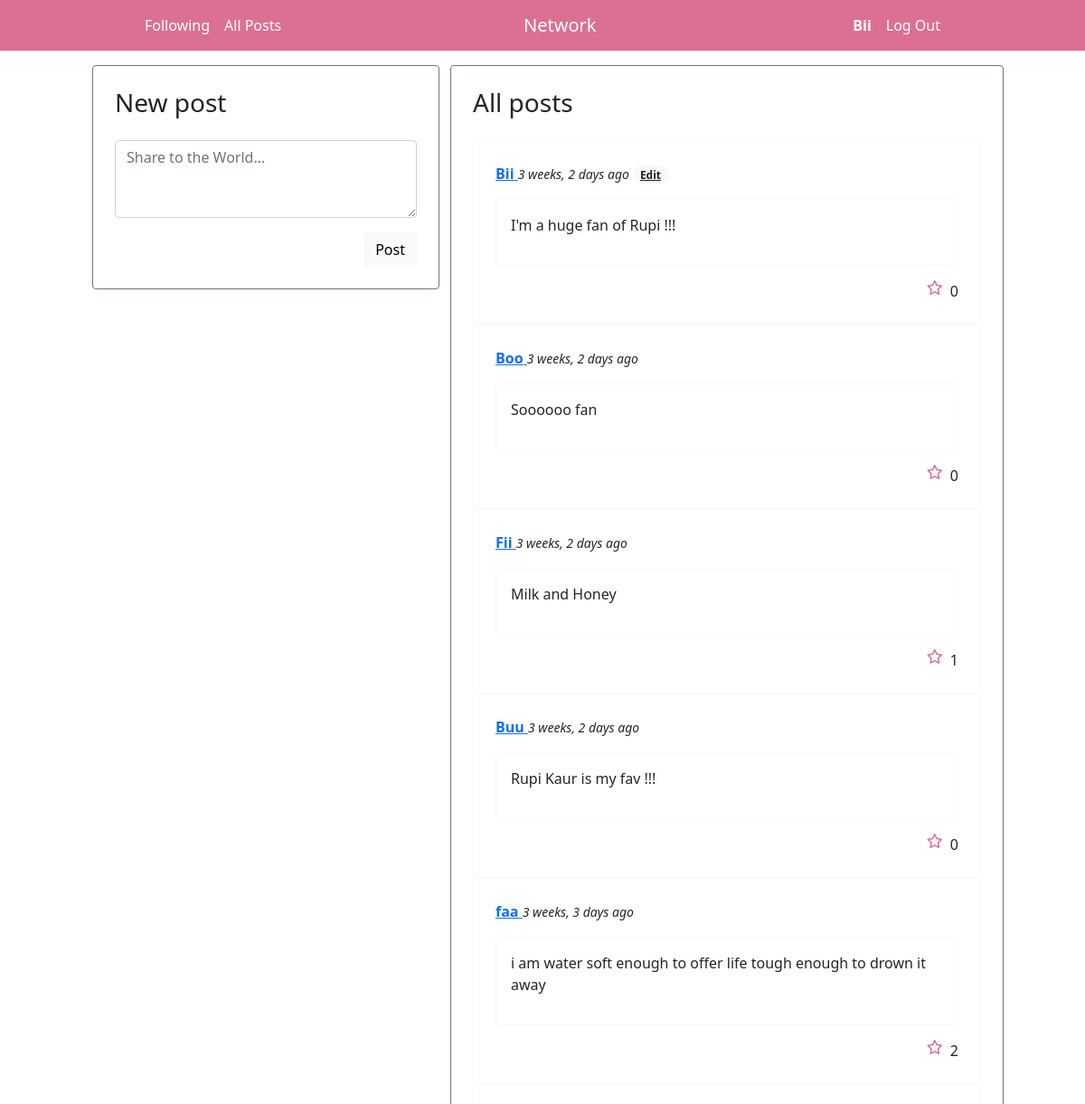
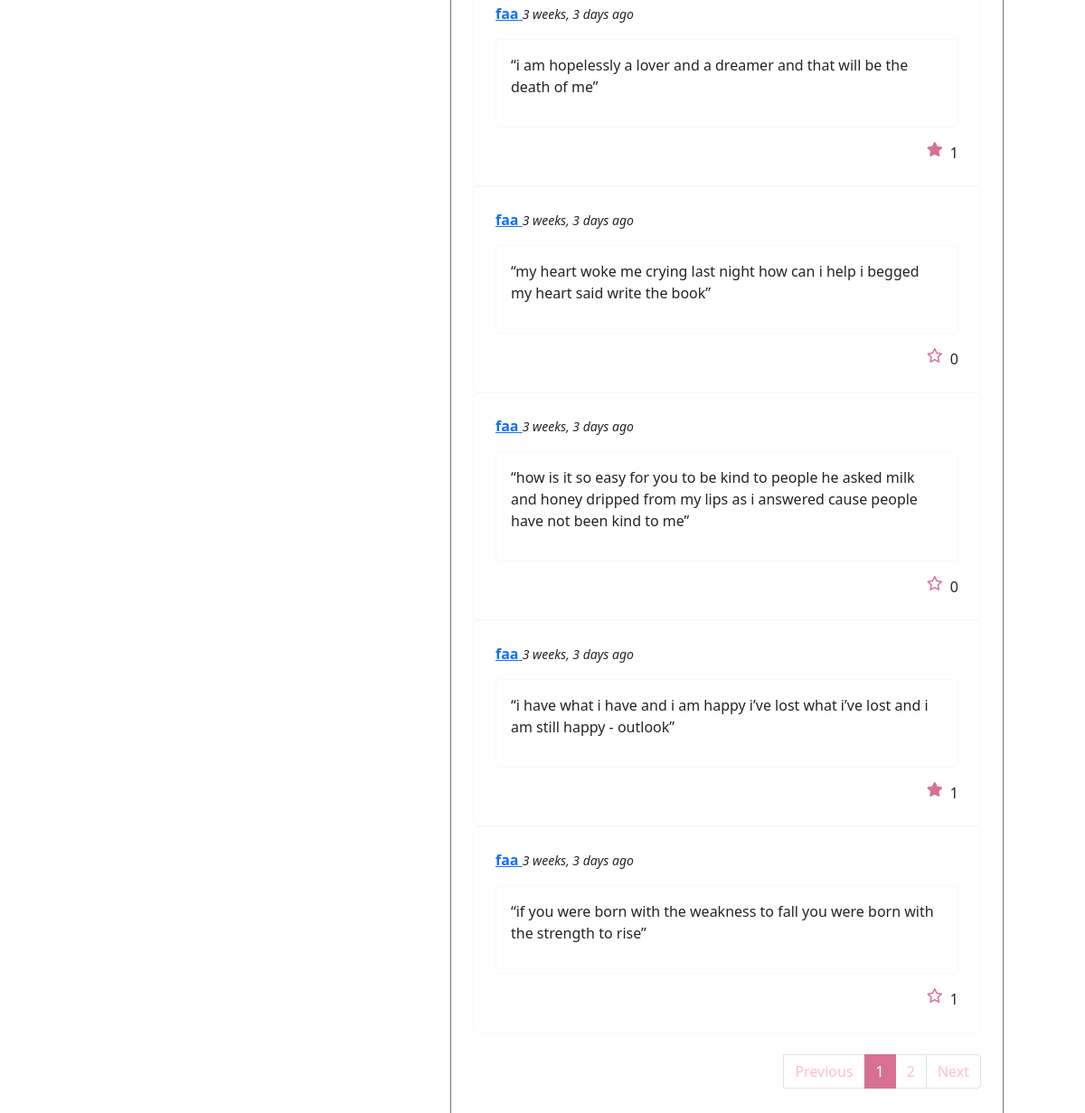
Screenshot of / (signed in) with the database file from the repository (2 pictures, top to bottom).
### network/models.py (models this page shows, shortened)
class User(AbstractUser):
    following = models.ManyToManyField("self", blank=True, related_name='followers', symmetrical=False)

class Post(models.Model):
    author = models.ForeignKey(User, on_delete=models.CASCADE, related_name="posts")
    content = models.CharField(max_length=10000)
    created_at = models.DateTimeField(auto_now_add=True)
    liked_by = models.ManyToManyField(User, blank=True, related_name="likes")
    def likes(self):
        return self.liked_by.all().count()
    class Meta:
        ordering = ['-created_at']

### network/views.py (the view)
# urls.py: path("", views.index, name="index"),
def index(request):
    posts = Post.objects.all()
    paginator = Paginator(posts, 10)
    page_number = request.GET.get('page', 1)
    page = paginator.get_page(page_number)
    return render(request, "network/index.html", {
        "form": NewPostForm(),
        "page": page,
        "previous_url": previous_url(page),
        "next_url": next_url(page),
    })

### network/forms.py
class NewPostForm(forms.ModelForm):
    class Meta:
        model = Post
        fields = ['content']
        labels = {
            'content': ''
        }
        widgets = {
            'content': forms.Textarea(attrs={'rows':3, 'maxlength': 1000, 'class': 'form-control', 'placeholder': 'Share to the World...'})
        }

### network/models.py (called while the page is built)
def previous_url(page):
    if page.has_previous():
        previous_url = f'?page={page.previous_page_number()}'
    else:
        previous_url = ''
    return previous_url

def next_url(page):
    if page.has_next():
        next_url = f'?page={page.next_page_number()}'
    else:
        next_url = ''
    return next_url

### network/templates/network/index.html (shortened to what this page needs)
{% extends "network/layout.html" %}
{% block body %}
    <div class="row justify-content-center">
        {% if user.is_authenticated %}
        <div class="col-4">
            <div class="border border-secondary p-4 rounded mt-3">
                <h3 class="pb-3">New post</h3>
                <form action="{% url 'newpost' %}" method="POST">
                    {{ form }}
                    <div class="d-grid gap-2 d-md-flex justify-content-md-end">
                        <button type="submit" class="btn btn-light mt-3">Post</button>
                    </div>
                </form>
            </div>
        </div>
        {% endif %}
        <div class="col-6 border border-secondary p-4 rounded mt-3">
            <h3 class="pb-3">All posts</h3>
            {% include "network/blockpost.html" %}
        </div>
    </div>
{% endblock %}

### network/templates/network/layout.html (shortened to what this page needs)
{% load static %}
<!DOCTYPE html>
<html lang="en">
    <head>
        <link href="https://cdn.jsdelivr.net/npm/bootstrap@5.1.3/dist/css/bootstrap.min.css" rel="stylesheet">
        <link href="{% static 'network/styles.css' %}" rel="stylesheet">
    </head>
    <body style="background: white;">
        <nav class="navbar navbar-expand-lg navbar-dark" style="background-color: #DB7093; padding-left: 140px; padding-right: 140px;">
            <div class="container-fluid">
                <div class="collapse navbar-collapse" id="navbarTogglerDemo02">
                    {% if user.is_authenticated %}
                    <ul class="navbar-nav mr-auto">
                        <li class="nav-item">
                            <a style="color: #FFFFFF;" class="nav-link" href="{% url 'following' %}">Following</a>
                        </li>
                    </ul>
                    {% endif %}
                    <ul class="navbar-nav mr-auto">
                        <li class="nav-item">
                            <a style="color: #FFFFFF;" class="nav-link" href="{% url 'index' %}">All Posts</a>
                        </li>
                    </ul>
                    <ul class="navbar-nav mx-auto">
                        <li class="nav-item">
                            <a style="color: #FFFFFF;" class="navbar-brand" href="{% url 'index' %}">Network</a>
                        </li>
                    </ul>
                    {% if user.is_authenticated %}
                    <ul class="navbar-nav ml-auto">
                        <li class="nav-item">
                            <a style="color: #FFFFFF;" class="nav-link" href="{% url 'profile' user.id %}"><strong>{{ user.username }}</strong></a>
                        </li>
                        <li class="nav-item">
                            <a style="color: #FFFFFF;" class="nav-link" href="{% url 'logout' %}">Log Out</a>
                        </li>
                    </ul>
                    {% endif %}
                </div>
            </div>
        </nav>
        <div class="body">
            {% block body %}
            {% endblock %}
        </div>
    </body>
</html>

### network/templates/network/blockpost.html (shortened to what this page needs)
{% load humanize %}
{% load static %}
        {% for post in page.object_list %}
        <div class="border border-light p-4 rounded">
            <div id="post_headline_{{ post.id }}">
                <a href="{% url 'profile' post.author.id %}">
                    <strong>{{ post.author }}</strong>
                </a>
                <em><small>{{ post.created_at|naturaltime }}</small></em>
                {% if user.is_authenticated and user == post.author %}
                <a class="badge rounded-pill bg-light text-dark" href="javascript:void(0)" data-id="{{ post.id }}" id="edit_{{ post.id }}">Edit</a>
                {% endif %}
            </div>
            <div id="post_contentgroup_{{ post.id }}" class="border border-light p-3 rounded mt-3">
                <p id="post_content_{{ post.id }}">{{ post.content }}</p>
            </div>
            <div id="post_likes_{{ post.id }}" class="d-grid gap-2 d-md-flex justify-content-md-end mt-3">
                {% if user.is_authenticated %}
                <i id="post_likeicon_{{ post.id }}" data-id="{{ post.id }}" class="likeicon {% if user in post.liked_by.all %}fa-solid{% else %}fa-regular{% endif %} fa-star"></i>
                {% else %}
                <i class="likeicon {% if post.likes != 0 %}fa-solid{% else %}fa-regular{% endif %} fa-star"></i>
                {% endif %}
                <span id="post_likecount_{{ post.id }}">{{ post.likes }}</span>
            </div>
        </div>
        {% empty %}
        <div class="row justify-content-center mt-5">
            No post
        </div>
        {% endfor %}
        {% if page.object_list %}
        <nav aria-label="...">
            <ul class="pagination justify-content-end mt-4">
                <li class="page item {% if not page.has_previous %} disabled {% endif %}" >
                    <a class="page-link pagination" href="{{ previous_url }}" tabindex="-1" aria-disabled="true">Previous</a>
                </li>
                {% for n in page.paginator.page_range %}
                    {% if n == page.number %}
                    <li aria-current="page" class="page-item active">
                        <span class="page-link" style="border-color: #d87093; background-color: #d87093;">
                        {{ n }}
                        </span>
                    </li>
                    {% elif n < page.number|add:3 and n > page.number|add:-3 %}
                    <li class="page-item">
                        <a class="page-link pagination" href="{{GET_params.urlencode}}?page={{ n }}">{{ n }}</a>
                    </li>
                    {% endif %}
                {% endfor %}
                <li class="page-item {% if not page.has_next %} disabled {% endif %}">
                    <a class="page-link pagination" href="{{ next_url }}">Next</a>
                </li>
            </ul>
        </nav>
        {% endif %}

### network/static/network/styles.css (style rules this page uses)
.likeicon { color: #d87093; }
.pagination { color: pink; }

### rows the page displays
User: username "Bii"
Post: author "Bii", created_at "3 weeks, 2 days ago", content "I'm a huge fan of Rupi !!!", likes "0"
Post: author "Boo", created_at "3 weeks, 2 days ago", content "Soooooo fan", likes "0"
Post: author "Fii", created_at "3 weeks, 2 days ago", content "Milk and Honey", likes "1"
Post: author "Buu", created_at "3 weeks, 2 days ago", content "Rupi Kaur is my fav !!!", likes "0"
Post: author "faa", created_at "3 weeks, 3 days ago", content "i am water soft enough to offer life tough enough to drown it away", likes "2"
Post: author "faa", created_at "3 weeks, 3 days ago", content "“i am hopelessly a lover and a dreamer and that will be the death of me”", likes "1"
Post: author "faa", created_at "3 weeks, 3 days ago", content "“my heart woke me crying last night how can i help i begged my heart said write the book”", likes "0"
Post: author "faa", created_at "3 weeks, 3 days ago", content "“how is it so easy for you to be kind to people he asked milk and honey dripped from my lips as i answered cause people have not been kind to me”", likes "0"
Post: author "faa", created_at "3 weeks, 3 days ago", content "“i have what i have and i am happy i’ve lost what i’ve lost and i am still happy - outlook”", likes "1"
Post: author "faa", created_at "3 weeks, 3 days ago", content "“if you were born with the weakness to fall you were born with the strength to rise”", likes "1"

### other values shown
{{ n }} "1"
{{ n }} "2"
